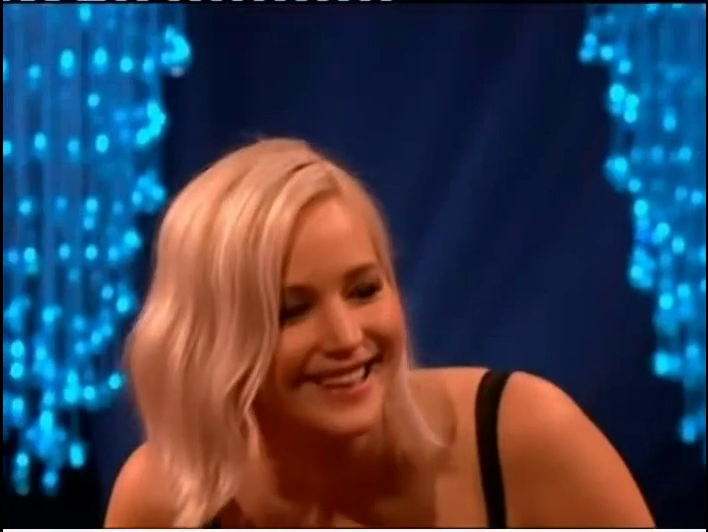
#> input picture frame 78 of video/Norton_A.mp4, 708 x 532 px
$ python face_detector.py
#> lines starting #> are read from the running program, lines starting #| are printed output that depends on the picture; after the words box and inside, x2 and y2 are one past the last pixel; in counts of white or black regions, pixels touching at a corner belong together
#> further down, video_frame is the input picture: shape (532, 708, 3); mean B, G, R 82.3, 64.6, 61.3
import cv2
import os

# Load the Haar Cascade face detector
face_classifier = cv2.CascadeClassifier(
    cv2.data.haarcascades + "haarcascade_frontalface_default.xml"
)

# Open the video file
video_capture = cv2.VideoCapture("video/Norton_A.mp4")

# Directory to save the cropped faces
# output_dir = "data_test"
output_dir = "friend"

os.makedirs(output_dir, exist_ok=True)

def detect_and_save_faces(frame, frame_count):
    """
    Detect faces in the given frame, resize them to 224x224, and save them to the output directory.
    """
#> called with frame_count = 0
    gray_image = cv2.cvtColor(frame, cv2.COLOR_BGR2GRAY)
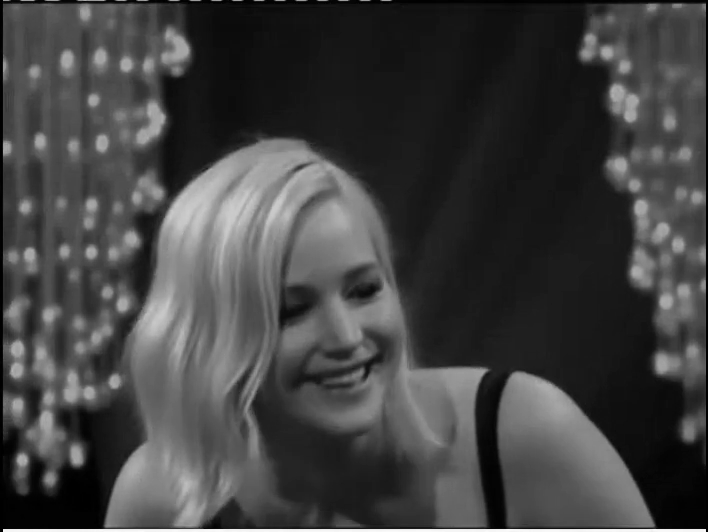
#> gray_image: shape (532, 708); min 0, max 251, mean 65.6
    faces = face_classifier.detectMultiScale(gray_image, 1.1, 5, minSize=(40, 40))
#> faces = [[230, 220, 203, 203]]
    scale = 1.35
    for i, (x, y, w, h) in enumerate(faces):
        # Crop the face
        # face = frame[y:y + h, x:x + w]
        dx = int(w * (scale - 1) / 2)  # Tính toán khoảng cách mở rộng theo chiều ngang
        dy = int(h * (scale - 1) / 2)  # Tính toán khoảng cách mở rộng theo chiều dọc

        # Mở rộng vùng cắt
        x_new = max(x - dx, 0)  # Đảm bảo không ra ngoài ảnh
        y_new = max(y - dy, 0)  # Đảm bảo không ra ngoài ảnh
        w_new = min(x + w + dx, frame.shape[1]) - x_new  # Đảm bảo không vượt qua kích thước ảnh
        h_new = min(y + h + dy, frame.shape[0]) - y_new

        face = frame[y_new:y_new + h_new, x_new:x_new + w_new]
        # Resize to 224x224
        resized_face = cv2.resize(face, (224, 224))

        # Save the face image
        face_filename = os.path.join(output_dir, f"frame{frame_count}unknow{i}.jpg")
        if frame_count % 30 == 0:
            cv2.imwrite(face_filename, resized_face)
#> this loop made 1 pass
#> (x, y, w, h, dx, dy, x_new, y_new) on pass 1: (230, 220, 203, 203, 35, 35, 195, 185)
#> pass 1, in detect_and_save_faces, `face = frame[y_new:y_new + h_new, x_new:x_new + w_new]`:
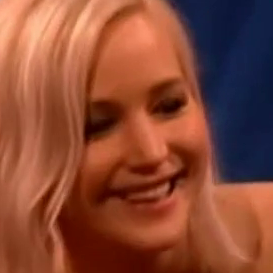
#> face: shape (273, 273, 3); mean B, G, R 53.5, 72.5, 136.1

    return faces

frame_count = 0  # To keep track of frame number
while True:
    result, video_frame = video_capture.read()  # Read frames from the video
    if not result:
        break  # Terminate the loop if the frame is not read successfully

    # Detect and save faces
    faces = detect_and_save_faces(video_frame, frame_count)
#> faces = [[230, 220, 203, 203]]

    # Draw bounding boxes on the original frame
    for (x, y, w, h) in faces:
        cv2.rectangle(video_frame, (x, y), (x + w, y + h), (0, 255, 0), 4)
#> this loop made 1 pass
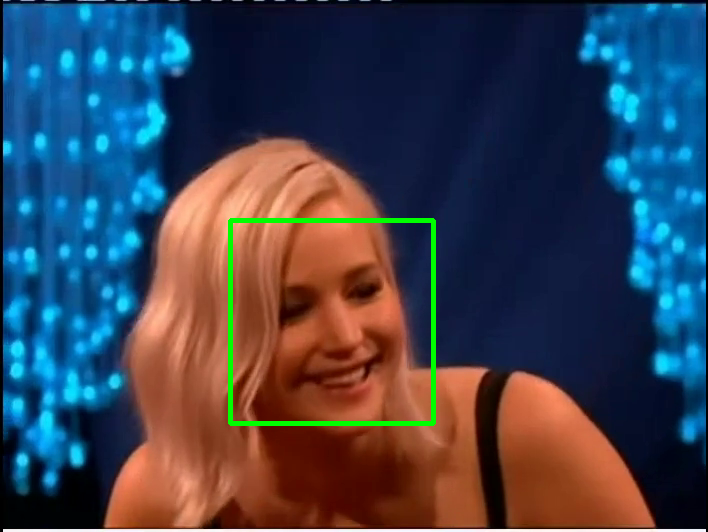
#> video_frame: shape (532, 708, 3); 1.07% of pixels changed, all inside (x1, y1, x2, y2) = (228, 218, 436, 426)

    # Display the processed frame
    cv2.imshow("My Face Detection Project", video_frame)

    frame_count += 1  # Increment frame count

    # Break the loop if 'q' is pressed
    if cv2.waitKey(1) & 0xFF == ord("q"):
#> (key q is pressed here)
        break

# Release resources
video_capture.release()
cv2.destroyAllWindows()
